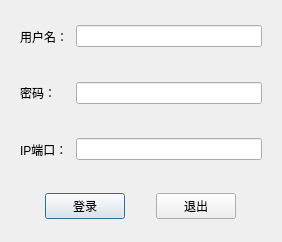
<?xml version="1.0" encoding="UTF-8"?>
<ui version="4.0">
 <class>LoginFace</class>
 <widget class="QDialog" name="LoginFace">
  <property name="geometry">
   <rect>
    <x>0</x>
    <y>0</y>
    <width>282</width>
    <height>242</height>
   </rect>
  </property>
  <property name="windowTitle">
   <string>登录界面</string>
  </property>
  <layout class="QVBoxLayout" name="verticalLayout">
   <item>
    <widget class="QWidget" name="widget" native="true">
     <layout class="QHBoxLayout" name="horizontalLayout">
      <item>
       <widget class="QLabel" name="label">
        <property name="sizePolicy">
         <sizepolicy hsizetype="Preferred" vsizetype="Preferred">
          <horstretch>0</horstretch>
          <verstretch>0</verstretch>
         </sizepolicy>
        </property>
        <property name="minimumSize">
         <size>
          <width>50</width>
          <height>0</height>
         </size>
        </property>
        <property name="text">
         <string>用户名：</string>
        </property>
       </widget>
      </item>
      <item>
       <widget class="QLineEdit" name="UserID"/>
      </item>
     </layout>
    </widget>
   </item>
   <item>
    <widget class="QWidget" name="widget_2" native="true">
     <layout class="QHBoxLayout" name="horizontalLayout_2">
      <item>
       <widget class="QLabel" name="label_2">
        <property name="minimumSize">
         <size>
          <width>50</width>
          <height>0</height>
         </size>
        </property>
        <property name="text">
         <string>密码：</string>
        </property>
       </widget>
      </item>
      <item>
       <widget class="QLineEdit" name="Password"/>
      </item>
     </layout>
    </widget>
   </item>
   <item>
    <widget class="QWidget" name="widget_4" native="true">
     <layout class="QHBoxLayout" name="horizontalLayout_4">
      <item>
       <widget class="QLabel" name="label_3">
        <property name="minimumSize">
         <size>
          <width>50</width>
          <height>0</height>
         </size>
        </property>
        <property name="text">
         <string>IP端口：</string>
        </property>
       </widget>
      </item>
      <item>
       <widget class="QLineEdit" name="IPPortNumber"/>
      </item>
     </layout>
    </widget>
   </item>
   <item>
    <widget class="QWidget" name="widget_3" native="true">
     <layout class="QHBoxLayout" name="horizontalLayout_3">
      <item>
       <widget class="QPushButton" name="pushButton">
        <property name="sizePolicy">
         <sizepolicy hsizetype="Fixed" vsizetype="Fixed">
          <horstretch>0</horstretch>
          <verstretch>0</verstretch>
         </sizepolicy>
        </property>
        <property name="text">
         <string>登录</string>
        </property>
       </widget>
      </item>
      <item>
       <widget class="QPushButton" name="pushButton_2">
        <property name="sizePolicy">
         <sizepolicy hsizetype="Fixed" vsizetype="Fixed">
          <horstretch>0</horstretch>
          <verstretch>0</verstretch>
         </sizepolicy>
        </property>
        <property name="text">
         <string>退出</string>
        </property>
       </widget>
      </item>
     </layout>
    </widget>
   </item>
  </layout>
 </widget>
 <resources/>
 <connections/>
</ui>
